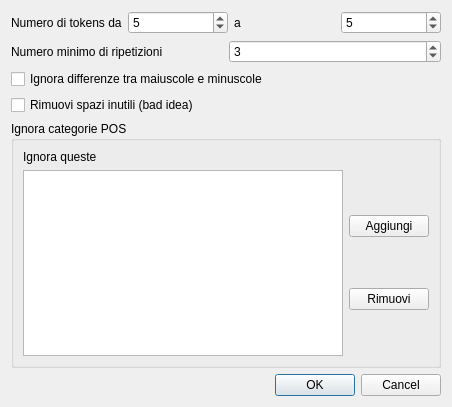
<?xml version="1.0" encoding="UTF-8"?>
<ui version="4.0">
 <class>Dialog</class>
 <widget class="QDialog" name="Dialog">
  <property name="geometry">
   <rect>
    <x>0</x>
    <y>0</y>
    <width>452</width>
    <height>407</height>
   </rect>
  </property>
  <property name="windowTitle">
   <string>Dialog</string>
  </property>
  <layout class="QVBoxLayout" name="verticalLayout">
   <item>
    <layout class="QHBoxLayout" name="horizontalLayout">
     <item>
      <widget class="QLabel" name="label_2">
       <property name="text">
        <string>Numero di tokens da</string>
       </property>
      </widget>
     </item>
     <item>
      <widget class="QSpinBox" name="tokenda">
       <property name="value">
        <number>5</number>
       </property>
      </widget>
     </item>
     <item>
      <widget class="QLabel" name="label_5">
       <property name="text">
        <string>a</string>
       </property>
      </widget>
     </item>
     <item>
      <widget class="QSpinBox" name="tokena">
       <property name="value">
        <number>5</number>
       </property>
      </widget>
     </item>
    </layout>
   </item>
   <item>
    <layout class="QHBoxLayout" name="horizontalLayout_4">
     <item>
      <widget class="QLabel" name="label_4">
       <property name="text">
        <string>Numero minimo di ripetizioni</string>
       </property>
      </widget>
     </item>
     <item>
      <widget class="QSpinBox" name="minoccurr">
       <property name="value">
        <number>3</number>
       </property>
      </widget>
     </item>
    </layout>
   </item>
   <item>
    <widget class="QCheckBox" name="ignorecase">
     <property name="text">
      <string>Ignora differenze tra maiuscole e minuscole</string>
     </property>
    </widget>
   </item>
   <item>
    <widget class="QCheckBox" name="remspaces">
     <property name="text">
      <string>Rimuovi spazi inutili (bad idea)</string>
     </property>
    </widget>
   </item>
   <item>
    <widget class="QGroupBox" name="groupBox">
     <property name="title">
      <string>Ignora categorie POS</string>
     </property>
     <layout class="QGridLayout" name="gridLayout">
      <item row="0" column="0">
       <widget class="QLabel" name="label">
        <property name="text">
         <string>Ignora queste</string>
        </property>
       </widget>
      </item>
      <item row="1" column="0">
       <widget class="QListWidget" name="ignorapos"/>
      </item>
      <item row="1" column="1">
       <layout class="QVBoxLayout" name="verticalLayout_3">
        <item>
         <widget class="QPushButton" name="aggiungi">
          <property name="text">
           <string>Aggiungi</string>
          </property>
         </widget>
        </item>
        <item>
         <widget class="QPushButton" name="rimuovi">
          <property name="text">
           <string>Rimuovi</string>
          </property>
         </widget>
        </item>
       </layout>
      </item>
     </layout>
    </widget>
   </item>
   <item>
    <widget class="QDialogButtonBox" name="buttonBox">
     <property name="orientation">
      <enum>Qt::Horizontal</enum>
     </property>
     <property name="standardButtons">
      <set>QDialogButtonBox::Cancel|QDialogButtonBox::Ok</set>
     </property>
    </widget>
   </item>
  </layout>
 </widget>
 <resources/>
 <connections>
  <connection>
   <sender>buttonBox</sender>
   <signal>accepted()</signal>
   <receiver>Dialog</receiver>
   <slot>accept()</slot>
   <hints>
    <hint type="sourcelabel">
     <x>248</x>
     <y>254</y>
    </hint>
    <hint type="destinationlabel">
     <x>157</x>
     <y>274</y>
    </hint>
   </hints>
  </connection>
  <connection>
   <sender>buttonBox</sender>
   <signal>rejected()</signal>
   <receiver>Dialog</receiver>
   <slot>reject()</slot>
   <hints>
    <hint type="sourcelabel">
     <x>316</x>
     <y>260</y>
    </hint>
    <hint type="destinationlabel">
     <x>286</x>
     <y>274</y>
    </hint>
   </hints>
  </connection>
 </connections>
</ui>
